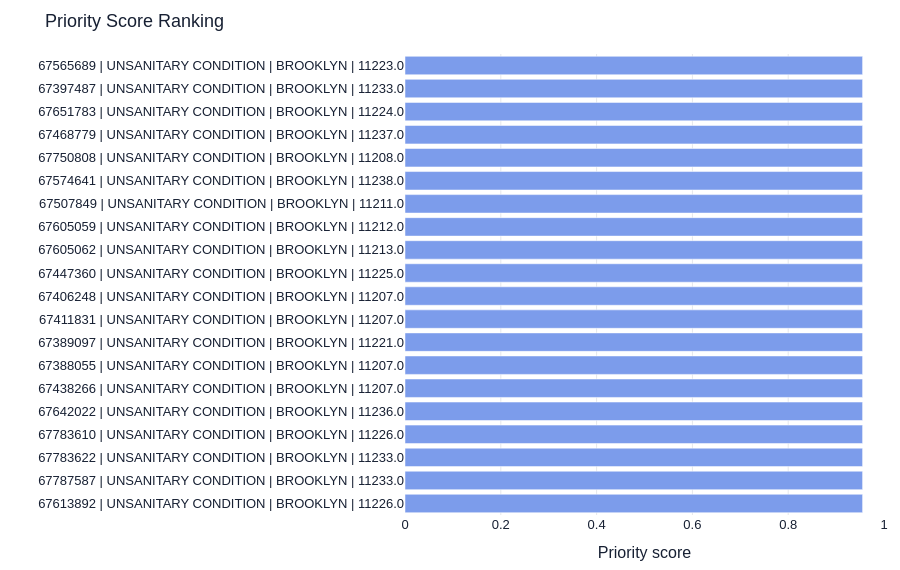

Source (notebook cell):
### Code cell
plot_priority_ranking(
    dashboard_df,
    score_col="priority_score",
    label_columns=["unique_key", "complaint_type", "borough", "incident_zip"],
    top_n=20,
)

### Figure 1 — Plotly figure (JSON) as saved in the notebook; plotly's stock layout.template omitted (floating-point values rounded to 4 significant figures)
{"data": [{"hovertemplate": "%{y}<br>Priority score: %{x:.1%}<extra></extra>", "legendgroup": "", "marker": {"color": [0.9553, 0.9553, 0.9553, 0.9553, 0.9553, 0.9553, 0.9553, 0.9553, 0.9553, 0.9553, 0.9553, 0.9553, 0.9553, 0.9553, 0.9553, 0.9553, 0.9553, 0.9553, 0.9553, 0.9553], "coloraxis": "coloraxis", "pattern": {"shape": ""}}, "name": "", "orientation": "h", "showlegend": false, "textposition": "auto", "type": "bar", "x": [0.9553, 0.9553, 0.9553, 0.9553, 0.9553, 0.9553, 0.9553, 0.9553, 0.9553, 0.9553, 0.9553, 0.9553, 0.9553, 0.9553, 0.9553, 0.9553, 0.9553, 0.9553, 0.9553, 0.9553], "xaxis": "x", "y": ["67613892 | UNSANITARY CONDITION | BROOKLYN | 11226.0", "67787587 | UNSANITARY CONDITION | BROOKLYN | 11233.0", "67783622 | UNSANITARY CONDITION | BROOKLYN | 11233.0", "67783610 | UNSANITARY CONDITION | BROOKLYN | 11226.0", "67642022 | UNSANITARY CONDITION | BROOKLYN | 11236.0", "67438266 | UNSANITARY CONDITION | BROOKLYN | 11207.0", "67388055 | UNSANITARY CONDITION | BROOKLYN | 11207.0", "67389097 | UNSANITARY CONDITION | BROOKLYN | 11221.0", "67411831 | UNSANITARY CONDITION | BROOKLYN | 11207.0", "67406248 | UNSANITARY CONDITION | BROOKLYN | 11207.0", "67447360 | UNSANITARY CONDITION | BROOKLYN | 11225.0", "67605062 | UNSANITARY CONDITION | BROOKLYN | 11213.0", "67605059 | UNSANITARY CONDITION | BROOKLYN | 11212.0", "67507849 | UNSANITARY CONDITION | BROOKLYN | 11211.0", "67574641 | UNSANITARY CONDITION | BROOKLYN | 11238.0", "67750808 | UNSANITARY CONDITION | BROOKLYN | 11208.0", "67468779 | UNSANITARY CONDITION | BROOKLYN | 11237.0", "67651783 | UNSANITARY CONDITION | BROOKLYN | 11224.0", "67397487 | UNSANITARY CONDITION | BROOKLYN | 11233.0", "67565689 | UNSANITARY CONDITION | BROOKLYN | 11223.0"], "yaxis": "y"}], "layout": {"barmode": "relative", "coloraxis": {"autocolorscale": false, "colorbar": {"title": {"text": "Priority score"}}, "colorscale": [[0, "#dbeafe"], [1, "#1d4ed8"]], "showscale": false}, "font": {"color": "#172033", "family": "Arial, sans-serif", "size": 13}, "height": 570, "hoverlabel": {"bgcolor": "white", "font": {"size": 12}}, "legend": {"title": {"text": ""}, "tracegroupgap": 0}, "margin": {"b": 36, "l": 16, "r": 16, "t": 54}, "title": {"text": "Priority Score Ranking"}, "xaxis": {"anchor": "y", "domain": [0, 1], "gridcolor": "#e5e7eb", "range": [0, 1], "showgrid": true, "title": {"text": "Priority score"}, "zeroline": false}, "yaxis": {"anchor": "x", "domain": [0, 1], "showgrid": false, "title": {"text": ""}, "zeroline": false}}}
